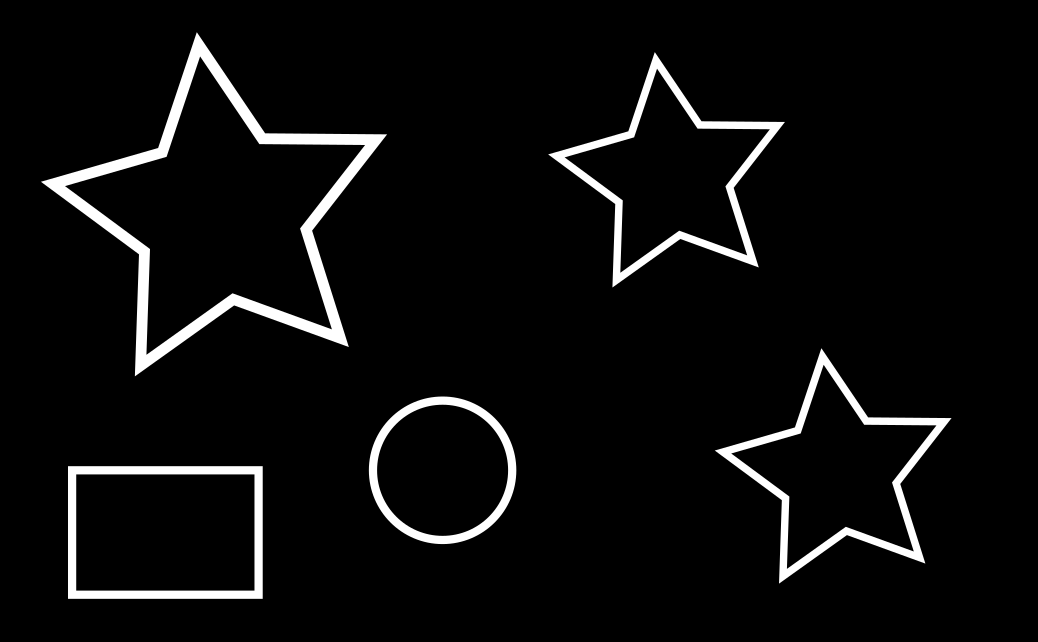
#> input picture morphological/images/filling.png, 1038 x 642 px, found by its file name
$ python region_filling.py
#> lines starting #> are read from the running program, lines starting #| are printed output that depends on the picture; after the words box and inside, x2 and y2 are one past the last pixel; in counts of white or black regions, pixels touching at a corner belong together
#> further down, bin_img is the input picture: shape (642, 1038); min 0, max 255, mean 12.5
import numpy as np
import cv2
import matplotlib.pyplot as plt


def draw_seed(seeds, img, size_rect):
    w = size_rect
    h = size_rect
    for p in seeds:
        img[p[0]:p[0]+h, p[1]:p[1]+w] = 255


def region_filling(img, seeds):
    iterations = 0
    x0 = np.zeros(img.shape)
    kernel = np.ones((3,3),np.uint8)
    imgC = cv2.bitwise_not(img)
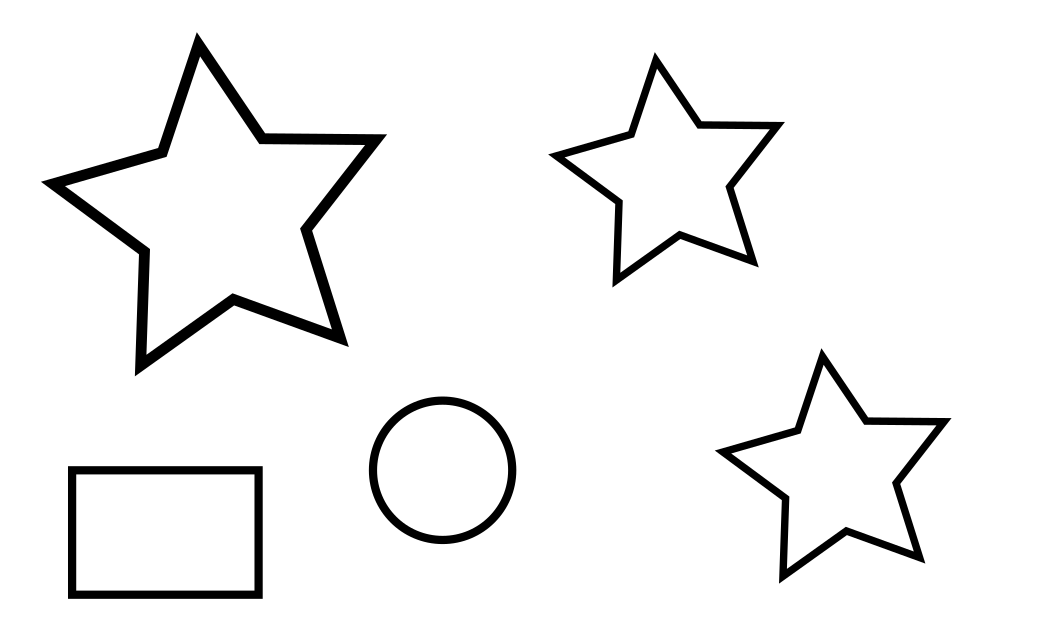
#> imgC: shape (642, 1038); min 0, max 255, mean 242.5
    draw_seed(seeds, x0, 15)

    x1 = cv2.dilate(x0,kernel,iterations = 1)
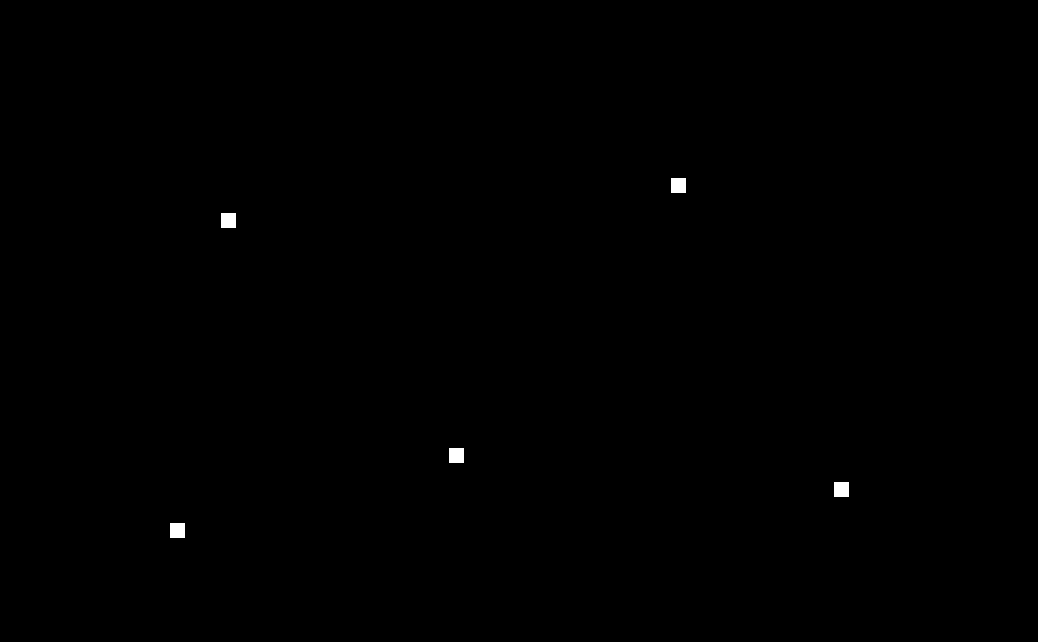
#> x0: shape (642, 1038) float64; 0.17% white; 5 white regions, box (x1, y1, x2, y2) and area: (671, 178, 686, 193) 225, (221, 213, 236, 228) 225, (449, 448, 464, 463) 225, (834, 482, 849, 497) 225, (170, 523, 185, 538) 225
    x1 = np.logical_and(x1,imgC)
#> x1: shape (642, 1038) bool; 0.22% white; 5 white regions, box (x1, y1, x2, y2) and area: (670, 177, 687, 194) 289, (220, 212, 237, 229) 289, (448, 447, 465, 464) 289, (833, 481, 850, 498) 289, (169, 522, 186, 539) 289
    x1 = x1.astype(np.uint8)

    while np.max(x1.flatten()-x0.flatten()) > 0:
        x0 = x1
        x1 = cv2.dilate(x0,kernel,iterations = 1)
        x1 = np.logical_and(x1,imgC)
        x1 = x1.astype(np.uint8)
        iterations = iterations+1
#> this loop made 157 passes
#> pass 1, in region_filling, `x1 = cv2.dilate(x0,kernel,iterations = 1)`:
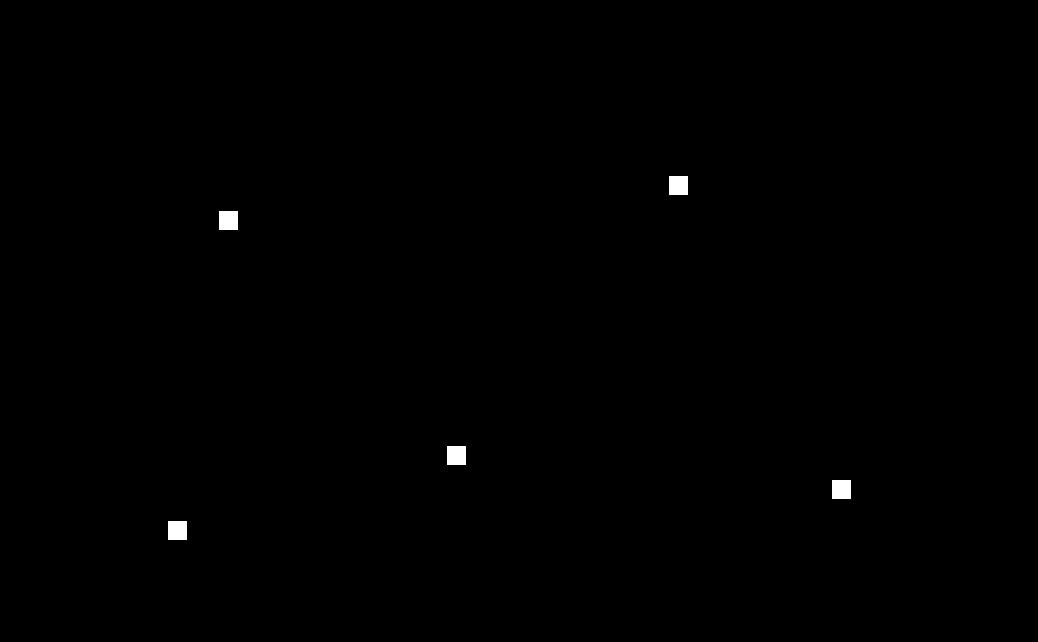
#> x1: shape (642, 1038); values 0 (black) and 1 (white), 0.27% white; 5 white regions, box (x1, y1, x2, y2) and area: (669, 176, 688, 195) 361, (219, 211, 238, 230) 361, (447, 446, 466, 465) 361, (832, 480, 851, 499) 361, (168, 521, 187, 540) 361
#> pass 2, in region_filling, `x1 = cv2.dilate(x0,kernel,iterations = 1)`:
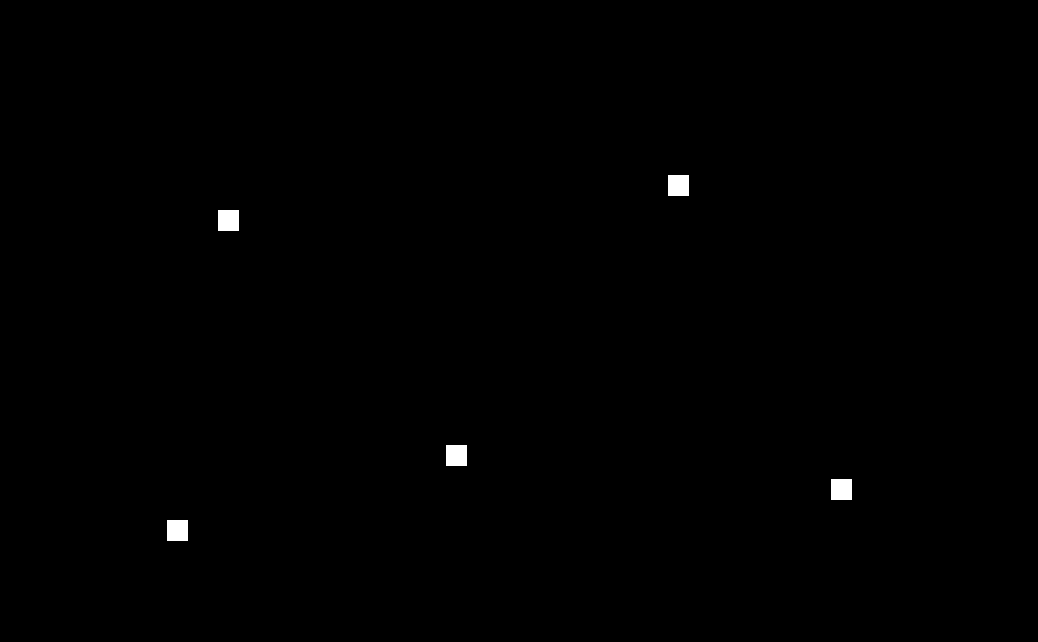
#> x1: shape (642, 1038); values 0 (black) and 1 (white), 0.33% white; 5 white regions, box (x1, y1, x2, y2) and area: (668, 175, 689, 196) 441, (218, 210, 239, 231) 441, (446, 445, 467, 466) 441, (831, 479, 852, 500) 441, (167, 520, 188, 541) 441
#> pass 3, in region_filling, `x1 = cv2.dilate(x0,kernel,iterations = 1)`:
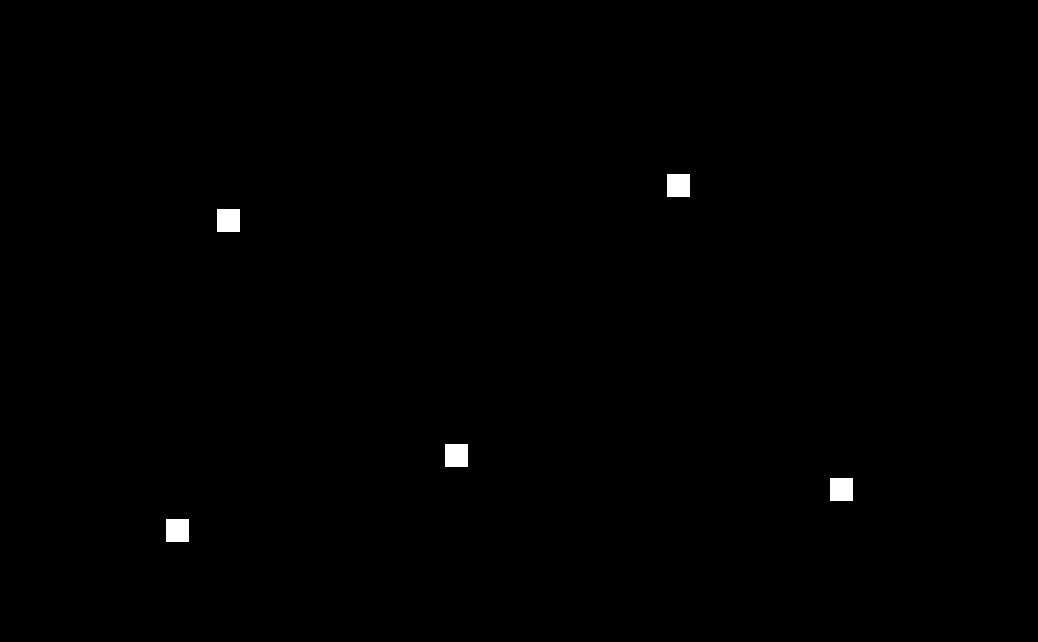
#> x1: shape (642, 1038); values 0 (black) and 1 (white), 0.4% white; 5 white regions, box (x1, y1, x2, y2) and area: (667, 174, 690, 197) 529, (217, 209, 240, 232) 529, (445, 444, 468, 467) 529, (830, 478, 853, 501) 529, (166, 519, 189, 542) 529
#> after the loop:
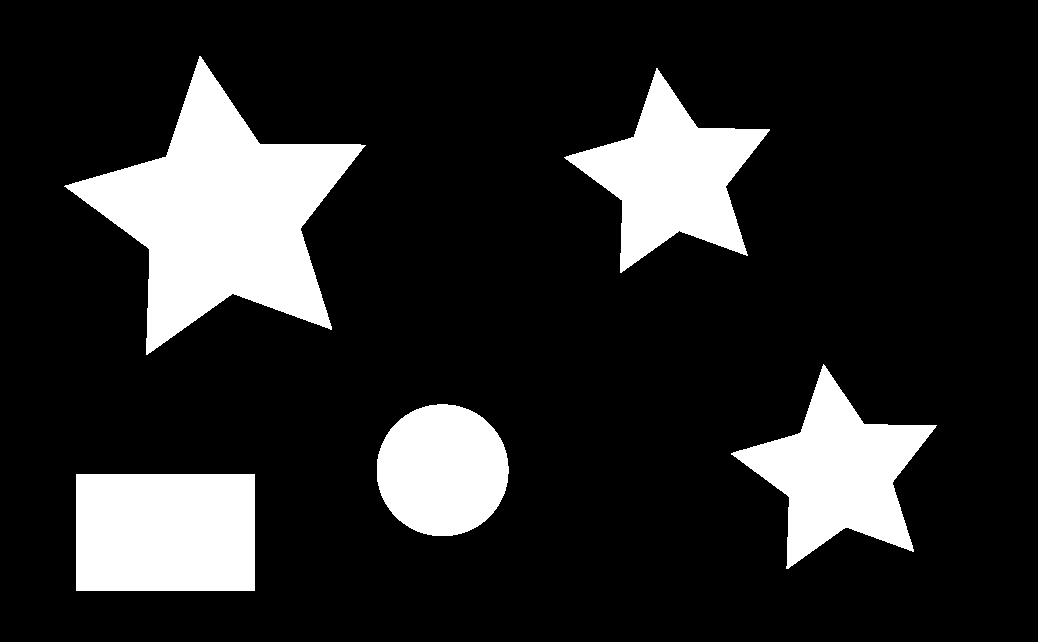
#> x0: shape (642, 1038); values 0 (black) and 1 (white), 16.3% white; 5 white regions, box (x1, y1, x2, y2) and area: (64, 56, 366, 355) 37948, (76, 474, 255, 591) 20943, (564, 68, 770, 273) 17890, (731, 364, 937, 569) 17880, (377, 404, 509, 536) 13739
#> after the loop, iterations = 157


    result = np.logical_or(x1,img)
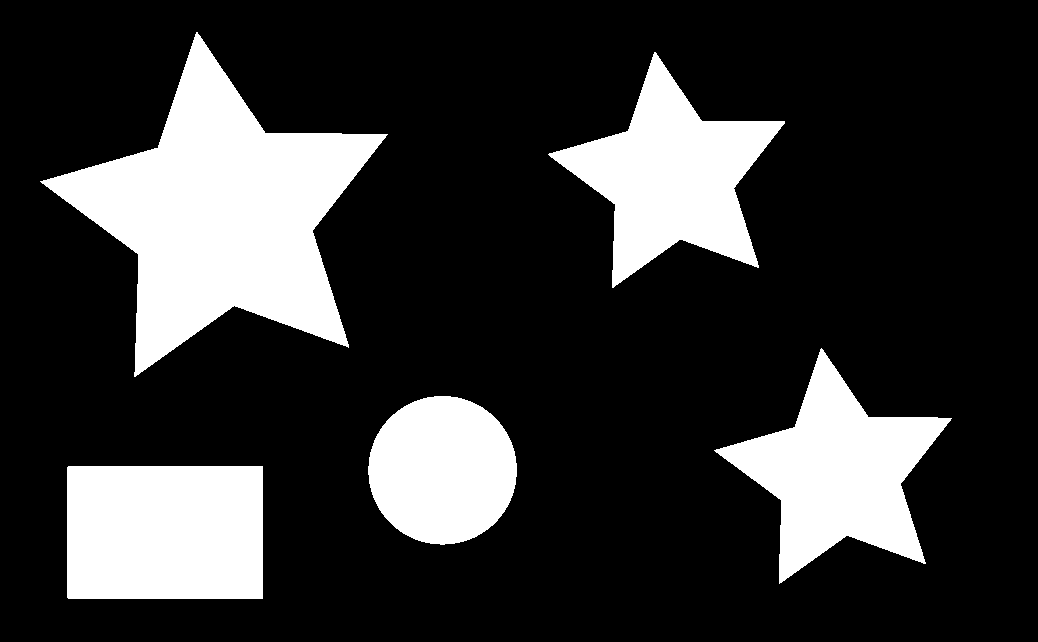
#> result: shape (642, 1038) bool; 21.2% white; 5 white regions, box (x1, y1, x2, y2) and area: (40, 32, 388, 377) 50369, (67, 466, 263, 599) 26066, (548, 52, 785, 288) 23730, (714, 348, 952, 584) 23726, (368, 396, 517, 545) 17370
    print ("iter:", iterations)
#| iter: 157
    return result


if __name__ == '__main__':

	bin_img = cv2.imread("filling.png",0)#binary image [0 and 255]

	seeds = np.array([[213, 221], [178, 671], [523,170], [448, 449], [482, 834]])#seeds inside of the boundaries
	res = region_filling(bin_img, seeds)
	plt.axis('off')
	plt.imshow(res,'gray')
	plt.show()

$ run again, with morphological/images/be.png copied over morphological/images/filling.png
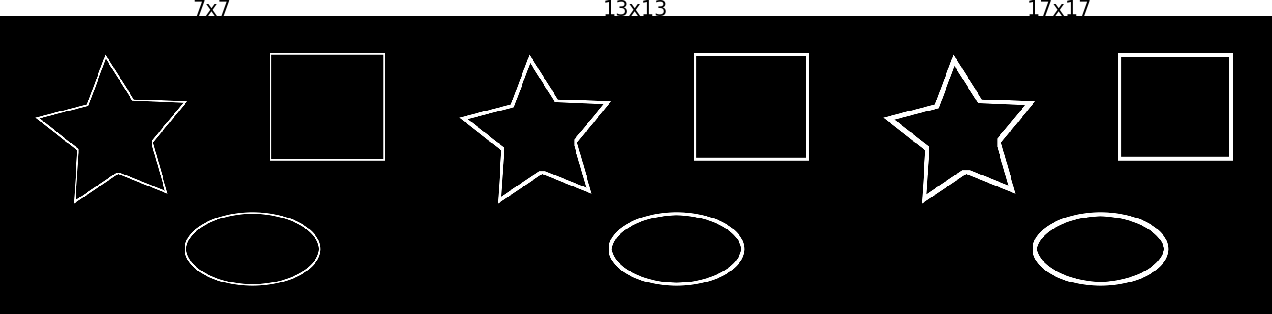
#> input picture morphological/images/be.png, 1272 x 314 px, found by its file name
#> bin_img is the input picture: shape (314, 1272); min 0, max 255, mean 20.2
#> the loop in region_filling, `while np.max(x1.flatten()-x0.flatten()) > 0:` made 601 passes
#> pass 1, in region_filling, `x1 = cv2.dilate(x0,kernel,iterations = 1)`:
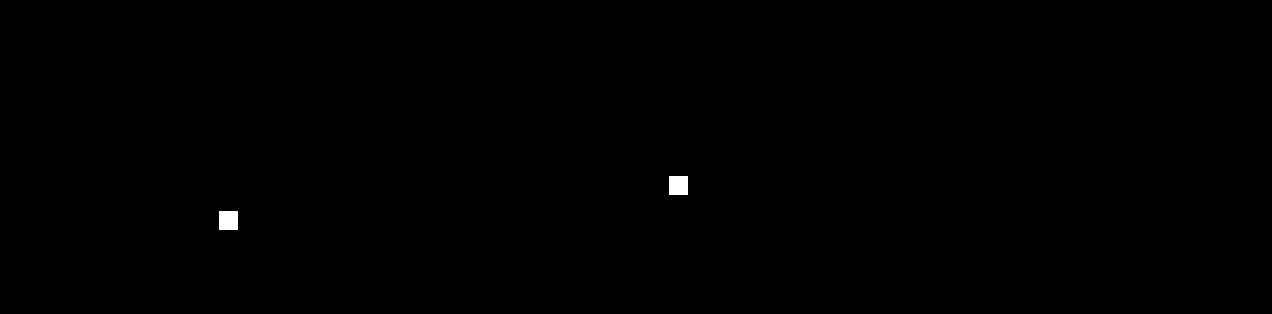
#> x1: shape (314, 1272); values 0 (black) and 1 (white), 0.18% white; 2 white regions, box (x1, y1, x2, y2) and area: (669, 176, 688, 195) 361, (219, 211, 238, 230) 361
#> after the loop in region_filling, `while np.max(x1.flatten()-x0.flatten()) > 0:`: iterations = 601
#> in region_filling, `result = np.logical_or(x1,img)`:
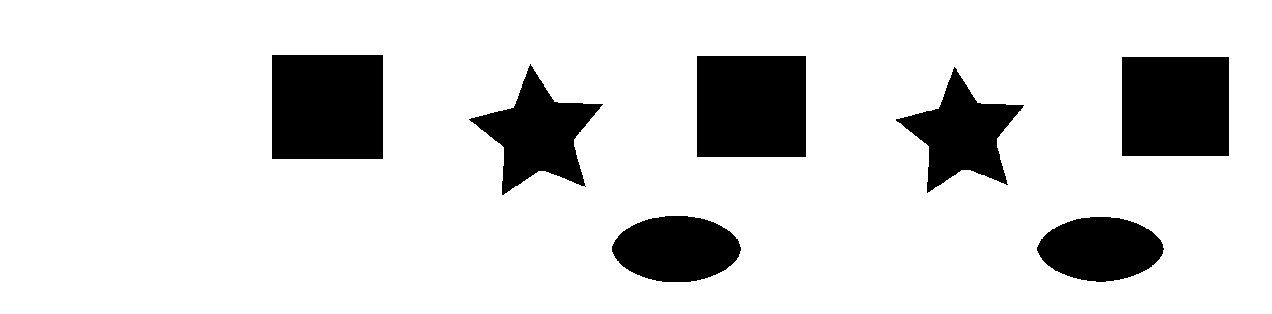
#> result: shape (314, 1272) bool; 84.9% white; 7 black regions, largest, box (x1, y1, x2, y2) and area: (272, 55, 383, 159) 11544, (697, 56, 806, 157) 11009, (1122, 57, 1229, 156) 10593
#| iter: 601
